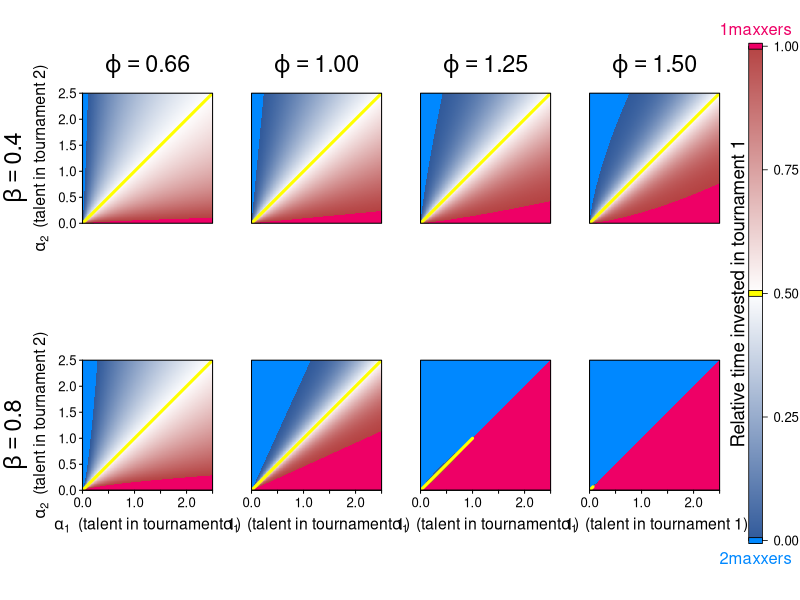

Here is the R script that generated this plot:
#Optimal allocation in alpha1-alpha2 space when talents are known
#Analytical maxxer boundaries + numerical allocation only inside the diversifier region

B<-50
betas<-c(0.4,0.8)
phis<-c(0.66,1,1.25,1.5)
alim<-c(0,2.5)

nalpha<-301
nx<-801
nroot<-501
noverlap<-2  #number of alpha-grid cells rasterized underneath maxxer polygons

g<-function(x,beta){
  (1+x)^beta-1
}

w<-function(x,alpha,beta,phi){
  (1+alpha*g(x,beta))^phi-1
}

wprime<-function(x,alpha,beta,phi){
  phi*alpha*beta*(1+x)^(beta-1)*(1+alpha*g(x,beta))^(phi-1)
}

#If the transition out of 2maxxing is continuous, its boundary follows from
#w'(0,alpha1)=w'(B,alpha2).
continuous_boundary<-function(alpha2,B,beta,phi){
  alpha2*(1+B)^(beta-1)*(1+alpha2*g(B,beta))^(phi-1)
}

#For any candidate interior allocation x, this is the talent alpha1 for which
#that allocation ties exactly with complete 2maxxing:
#w(x,alpha1)+w(B-x,alpha2)=w(B,alpha2).
tie_alpha1<-function(x,alpha2,B,beta,phi){
  if(x<=0) return(continuous_boundary(alpha2,B,beta,phi))
  if(x>=B) return(alpha2)

  rhs<-(1+alpha2*g(B,beta))^phi-
    (1+alpha2*g(B-x,beta))^phi+1

  (rhs^(1/phi)-1)/g(x,beta)
}

#At an interior minimum of the tie threshold, the tying allocation is also
#stationary in utility.
stationary_tie<-function(x,alpha2,B,beta,phi){
  alpha1<-tie_alpha1(x,alpha2,B,beta,phi)
  wprime(x,alpha1,beta,phi)-wprime(B-x,alpha2,beta,phi)
}

#Global 2maxxer boundary for a given alpha2.
#
#The critical alpha1 is the minimum talent needed for ANY alternative
#allocation to tie the 2maxxer. Candidate minima are:
#  x -> 0 : continuous transition,
#  0 < x < B : discontinuous transition,
#  x = B : direct tie between the two maxxer strategies.
critical_alpha1<-function(alpha2,B,beta,phi,nroot=501){
  if(alpha2==0) return(c(alpha1=0,x=0))

  #For phi<=1 the objective is concave, so only the continuous boundary matters.
  if(phi<=1){
    return(c(alpha1=continuous_boundary(alpha2,B,beta,phi),x=0))
  }

  ca<-c(continuous_boundary(alpha2,B,beta,phi),alpha2)
  cx<-c(0,B)

  xx<-seq(1e-7,B-1e-7,length.out=nroot)
  yy<-vapply(xx,stationary_tie,1,
             alpha2=alpha2,B=B,beta=beta,phi=phi)

  k<-which(is.finite(yy[-length(yy)]) &
             is.finite(yy[-1]) &
             yy[-length(yy)]*yy[-1]<0)

  if(length(k)){
    roots<-vapply(k,function(i){
      uniroot(stationary_tie,c(xx[i],xx[i+1]),
              alpha2=alpha2,B=B,beta=beta,phi=phi,
              tol=1e-10)$root
    },1)

    aa<-vapply(roots,tie_alpha1,1,
               alpha2=alpha2,B=B,beta=beta,phi=phi)

    ok<-is.finite(aa) & aa>=0 & aa<=alpha2*(1+1e-8)
    ca<-c(ca,aa[ok])
    cx<-c(cx,roots[ok])
  }

  i<-which.min(ca)
  c(alpha1=ca[i],x=cx[i])
}

boundary_curve<-function(alpha,B,beta,phi,nroot=501){
  if(phi<=1){
    return(continuous_boundary(alpha,B,beta,phi))
  }

  vapply(alpha,function(alpha2){
    critical_alpha1(alpha2,B,beta,phi,nroot)["alpha1"]
  },1)
}

#Compute the optimal relative allocation only inside the analytically delimited
#diversifier region. The two maxxer regions are never searched numerically.
strategy_map<-function(alpha,B,beta,phi,nx=801,nroot=501,noverlap=2){
  n<-length(alpha)
  bound<-boundary_curve(alpha,B,beta,phi,nroot)
  z<-matrix(NA_real_,n,n)
  overlap<-noverlap*(alpha[2]-alpha[1])

  xx<-seq(0,B,length.out=nx)
  ww<-outer(alpha,xx,function(a,x){
    (1+a*((1+x)^beta-1))^phi-1
  })
  ww2<-ww[,nx:1,drop=FALSE]

  #Lower triangle: alpha1 < alpha2.
  #Numerically evaluate a narrow strip just inside the analytical maxxer
  #region as well. The polygon is drawn on top, so this overlap removes
  #anti-aliased/raster seams along the exact boundary.
  for(j in 2:n){
    inside<-which(alpha>bound[j]-overlap & alpha<alpha[j]-1e-12)

    if(length(inside)){
      uu<-sweep(ww[inside,,drop=FALSE],2,ww2[j,],"+")
      k<-max.col(uu,ties.method="first")
      z[inside,j]<-xx[k]/B

      #Tournament-label symmetry gives the upper triangle for free.
      z[j,inside]<-1-z[inside,j]
    }
  }

  #Equal talents: select one global optimum by convention.
  #The separate split_global vector below records whether 50:50 itself is global.
  mid<-(nx+1)/2
  split_global<-logical(n)

  for(j in seq_len(n)){
    uu<-ww[j,]+ww2[j,]
    k<-which.max(uu)
    z[j,j]<-xx[k]/B
    split_global[j]<-abs(uu[mid]-max(uu))<
      1e-9*max(1,abs(max(uu)))
  }

  list(z=z,bound=bound,split_global=split_global)
}

#Diversifier gradient is deliberately more muted than the solid maxxer colours
# col2_div<-"#0A0"
# colmid<-"#FFF"
# col1_div<-"#C0C"
# col2_max<-"#0F0"
# col1_max<-"#F0F"
# coldiag<-"#FF0"
col2_div<-"#315A9B"
colmid<-"#FFF"
col1_div<-"#B54343"
col2_max<-"#08F"
col1_max<-"#E06"
coldiag<-"#FF0"
cols<-colorRampPalette(c(col2_div,colmid,col1_div))(801)

draw_strategy_map<-function(){
  alpha<-seq(alim[1],alim[2],length.out=nalpha)

  layout(matrix(c(1,2,3,4,9,
                  5,6,7,8,9),nrow=2,byrow=TRUE),
         widths=c(1,1,1,1,0.46),heights=c(1,1))

  par(oma=c(2,3.5,3,0.0))

  for(i in seq_along(betas)){
    beta<-betas[i]

    for(j in seq_along(phis)){
      phi<-phis[j]
      sm<-strategy_map(alpha,B,beta,phi,nx,nroot,noverlap)
      z<-sm$z
      bound<-sm$bound

      par(mar=c(2.75,2.75,0.5,0.2),
          mgp=c(1.75,0.48,0),tcl=-0.23,pty="s",xpd=FALSE)

      #Only diversifiers are rasterized.
      image(alpha,alpha,z,col=cols,zlim=c(0,1),xlim=alim,ylim=alim,
            xaxs="i",yaxs="i",axes=FALSE,xlab="",ylab="",useRaster=TRUE)
      
      #abline(0,1,col="#D0D0D0",lty=2,lwd=0.9)

      #Analytically delimited maxxer regions.
      polygon(c(bound,0,0),c(alpha,max(alpha),0),
              col=col2_max,border=NA)
      polygon(c(alpha,max(alpha),0),c(bound,0,0),
              col=col1_max,border=NA)

      #Show the exact 50:50 strategy only where it is globally optimal.
      splitidx<-which(sm$split_global)
      if(length(splitidx)>1){
        groups<-split(splitidx,cumsum(c(1,diff(splitidx)!=1)))
        for(r in groups){
          if(length(r)>1){
            lines(alpha[r],alpha[r],col=coldiag,lwd=3)
          }
        }
      }

      box()

      if(i==length(betas)){
        axis(1,at=seq(0,2.5,0.5),cex.axis=1.2)
        mtext(expression(alpha[1]~~"(talent in tournament 1)"),
              side=1,line=2.4,cex=0.95)
      }

      if(j==1){
        axis(2,at=seq(0,2.5,0.5),las=1,cex.axis=1.2)
        mtext(expression(alpha[2]~~"(talent in tournament 2)"),
              side=2,line=2.4,cex=0.95)
      }

      if(i==1){
        f<-function(x) formatC(x,format="f",digits=2)
        mtext(bquote(varphi==.(f(phi))),side=3,line=0.95,cex=1.4)
      }
    }
  }

  mtext(expression(beta==0.4),side=2,outer=TRUE,at=0.76,line=1.25,cex=1.4)
  mtext(expression(beta==0.8),side=2,outer=TRUE,at=0.26,line=1.25,cex=1.4)

  #Common vertical colour legend
  par(mar=c(2.5,0.55,0.5,1.60),pty="m",xpd=NA)
  plot.new()
  plot.window(xlim=c(-0.08,1.00),ylim=c(0,1),xaxs="i",yaxs="i")

  zz<-seq(0,1,length.out=801)
  for(k in 1:800){
    rect(0.34,zz[k],0.64,zz[k+1],col=cols[k],border=NA)
  }
  rect(0.34,0,0.64,1,border="black",lwd=0.8)

  wd<-0.006
  rect(0.34,0-wd,0.64,0+wd,col=col2_max,lwd=0.8,xpd=NA,border=1)
  rect(0.34,0.5-wd,0.64,0.5+wd,col=coldiag,lwd=0.8,xpd=NA,border=1)
  rect(0.34,1-wd,0.64,1+wd,col=col1_max,lwd=0.8,xpd=NA,border=1)

  ticks<-seq(0,1,0.25)
  segments(0.64,ticks,0.75,ticks,lwd=0.8)
  text(0.88,ticks,sprintf("%.2f",ticks),adj=c(0,0.5),cex=1.2,xpd=NA)

  text(0.10,0.5,"Relative time invested in tournament 1",
       srt=90,cex=1.7,xpd=NA)
  text(0.49,1.035,"1maxxers",cex=1.5,xpd=NA,col=col1_max)
  text(0.49,-0.035,"2maxxers",cex=1.5,xpd=NA,col=col2_max)
}

# pdf("Figure_known_talent_strategy_map.pdf",width=12.6,height=5.8)
# draw_strategy_map()
# dev.off()

png("Figure_known_talent_strategy_map.png",width=3580,height=1740,res=300)
draw_strategy_map()
dev.off()

# if(interactive()) draw_strategy_map()


# For arbitrary talents, the global optimum can be calculated directly in one dimension. A dense grid followed by local refinement is useful because for $\varphi>1$ the utility landscape can contain more than one local maximum.
# 
# ```{r optimal-allocation}
# g <- function(x,beta){
#   (1+x)^beta-1
# }
# 
# w <- function(x,alpha,beta,phi){
#   (1+alpha*g(x,beta))^phi-1
# }
# 
# best_allocation <- function(alpha1,alpha2,B,beta,phi){
#   f <- function(x){
#     w(x,alpha1,beta,phi)+w(B-x,alpha2,beta,phi)
#   }
#   
#   xx <- seq(0,B,length.out=5001)
#   yy <- f(xx)
#   i <- which.max(yy)
#   
#   if(i==1) return(0)
#   if(i==length(xx)) return(B)
#   
#   optimize(function(x){-f(x)},
#            c(xx[i-1],xx[i+1]),
#            tol=1e-10)$minimum
# }
# 
# best_allocation(1,2,B=50,beta=0.4,phi=1.5)
# best_allocation(5,10,B=50,beta=0.4,phi=1.5)
# ```
